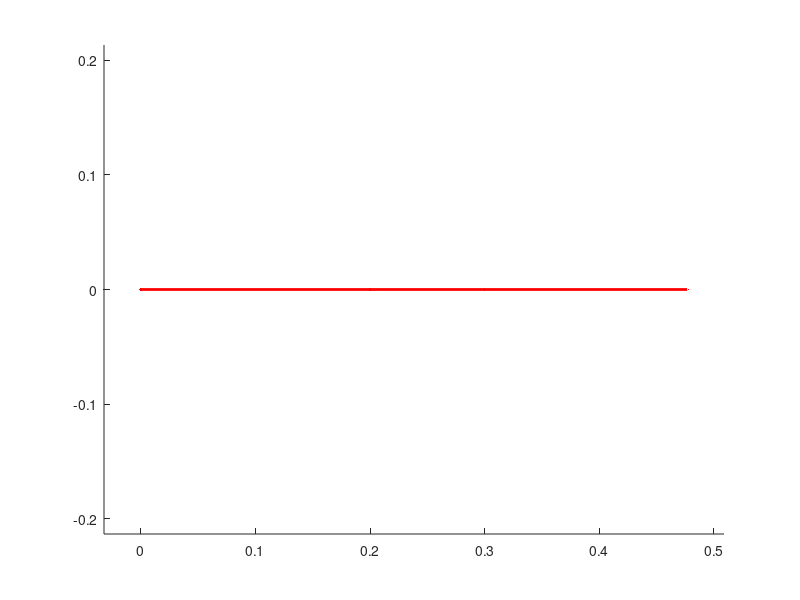

Write MATLAB code to recreate this figure. (Note: this script raises an error after producing the figure.)
clc; clear;
hold on;

a1=pi/2;ac=pi/2; a2=0; a3=0;ab=pi/2; % the angle alpha between z_i1 and z_i measured about x_i 
%t1=0:1:90; tc=t1; t2=0; t3=0; % the angle theta between x_i1 and x_i measured about z_i1 
%t1=t1*(pi/180);tc=tc*(pi/180);t2=t2*(pi/180);t3=t3*(pi/180)
r1=0;rc=.1; r2=.25; r3=.25; rb=.2; %  distance along x_i from O_i to the intersection of the x_i and z_i1 axes.
d1=.1; dc=0; d2=0; d3=0; db=0; % distance along z_i1 from O_i1 to the intersection of the x_i and z_i1 axes.

 for t1=0
      for tb=0:pi/3:2*pi
          for tc=t1+tb
        for t2=-pi/4
            for t3=-pi/4
hb=[cos(tb) -sin(tb)*cos(ab) sin(tb)*sin(ab) rb*cos(tb);sin(tb) cos(tb)*cos(ab) -cos(tb)*sin(ab) rb*sin(tb);0 sin(ab) cos(ab) db; 0 0 0 1];         
h1=[cos(t1) -sin(t1)*cos(a1) sin(t1)*sin(a1) r1*cos(t1);sin(t1) cos(t1)*cos(a1) -cos(t1)*sin(a1) r1*sin(t1);0 sin(a1) cos(a1) d1; 0 0 0 1];
hc=[cos(tc) -sin(tc)*cos(ac) sin(tc)*sin(ac) rc*cos(tc);sin(tc) cos(tc)*cos(ac) -cos(tc)*sin(ac) rc*sin(tc);0 sin(ac) cos(ac) d1; 0 0 0 1];
h2=[cos(t2) -sin(t2)*cos(a2) sin(t2)*sin(a2) r2*cos(t2);sin(t2) cos(t2)*cos(a2) -cos(t2)*sin(a2) r2*sin(t2);0 sin(a2) cos(a2) d2; 0 0 0 1];
h3=[cos(t3) -sin(t3)*cos(a3) sin(t3)*sin(a3) r3*cos(t3);sin(t3) cos(t3)*cos(a3) -cos(t3)*sin(a3) r3*sin(t3);0 sin(a3) cos(a3) d3; 0 0 0 1];

hob=[hb];
ho1=[h1+hb];
hoc=[hb+hc];
ho2=[hc*h2+hb];
ho3=[hc*h2*h3+hb];

x=[0 hob(1,4) ho1(1,4) hoc(1,4) ho2(1,4) ho3(1,4)];
%x=[ho3(1,4)];
y=[0 hob(2,4) ho1(2,4) hoc(2,4) ho2(2,4) ho3(2,4)];
%y=[ho3(2,4)];
z=[0 hob(3,4) ho1(3,4) hoc(3,4) ho2(3,4) ho3(3,4)];
%z=[ho3(3,4)];

axis equal

plot3(x,y,z,'.r-','LineWidth',2);
%pause(.1)
end;
plot3(x,y,z,'Ob-');
%pause(.1) 
end;
plot3(x,y,z,'.b-');
%pause(.1)
end;
plot3(x,y,z,'.b-');
end;
plot3(x,y,z,'.b-');
pause(.01)
end;
